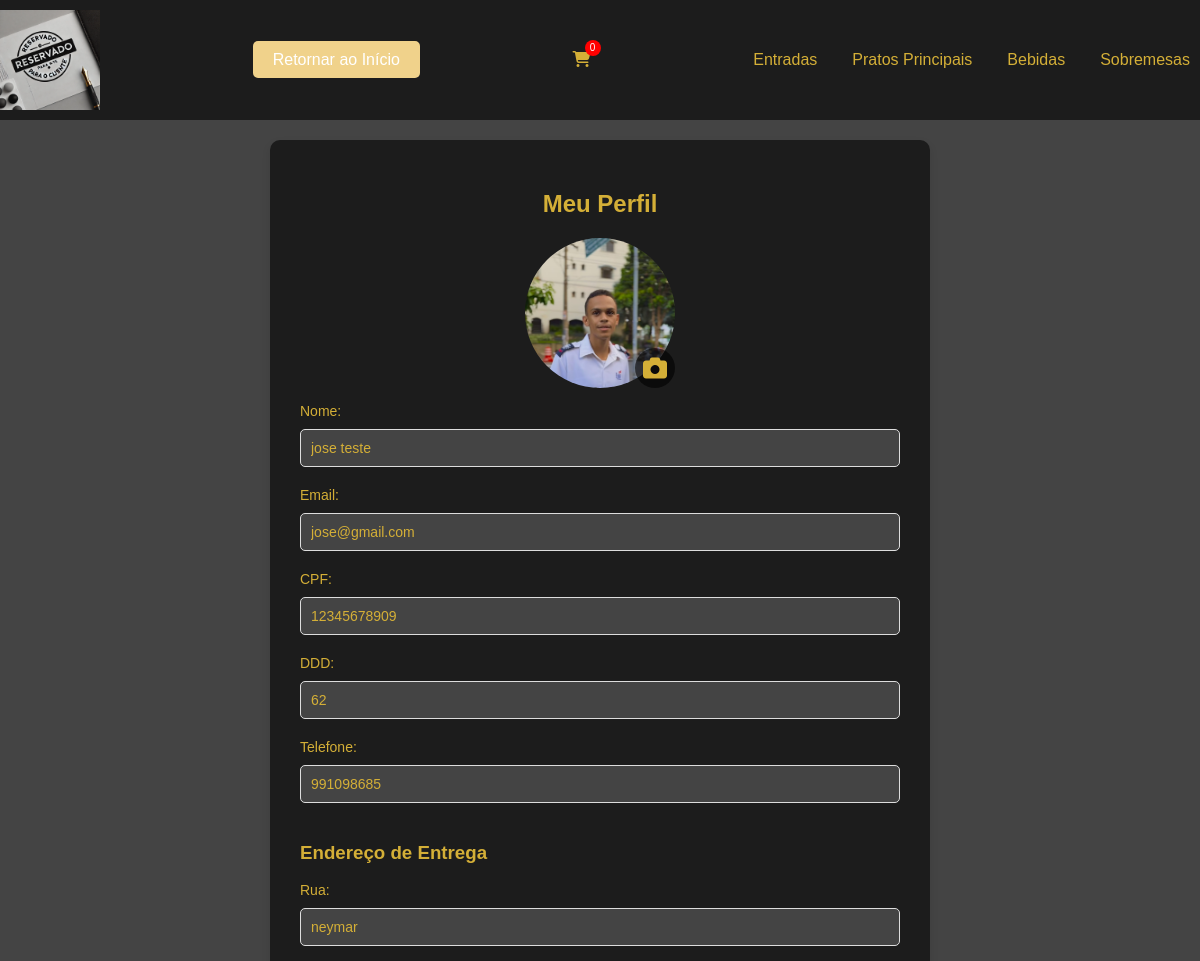
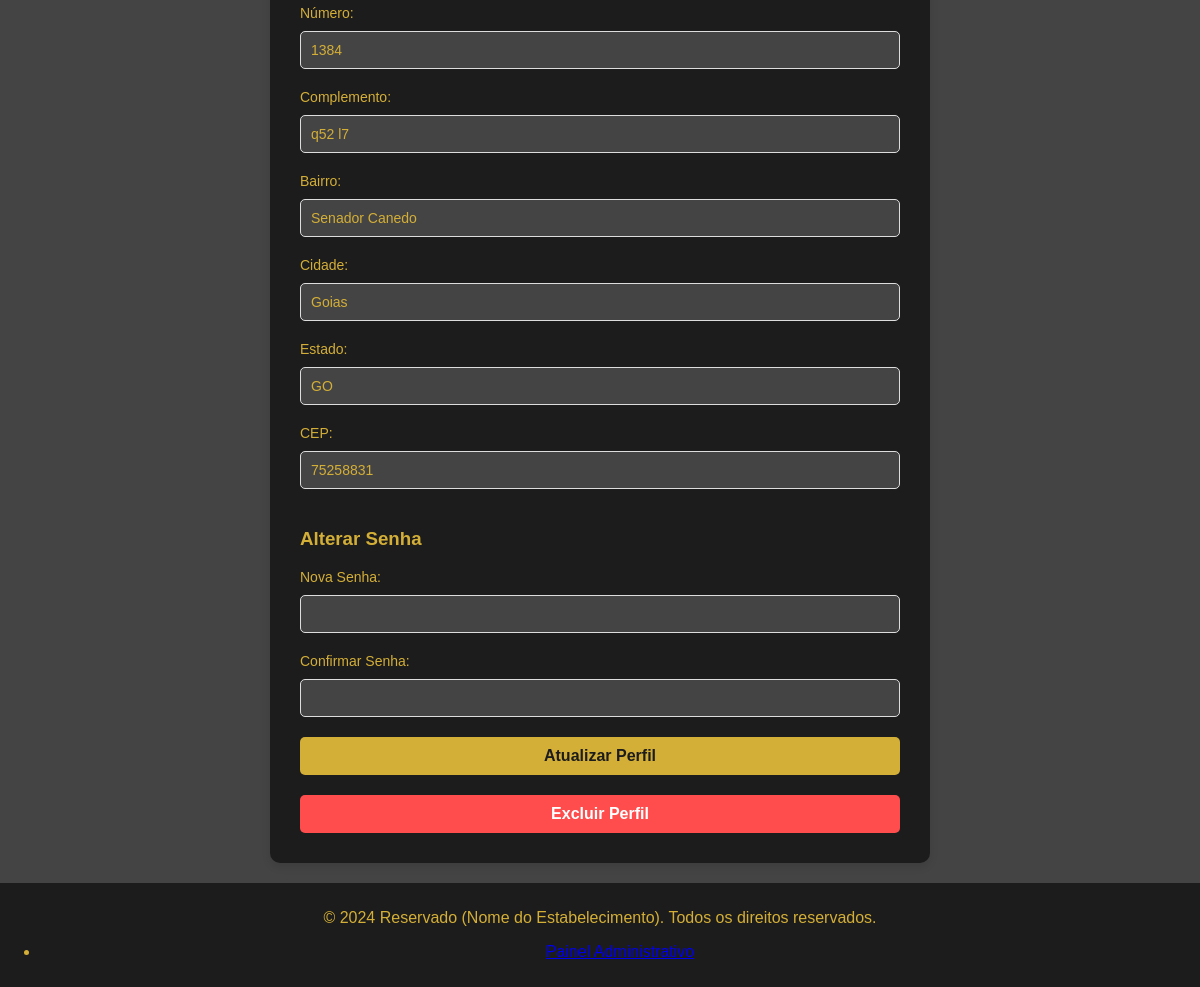
The app's page /perfil.php (signed in) with its own data (2 pictures, top to bottom).
### tables this page shows
CREATE TABLE `usuarios` (
  `id` int NOT NULL AUTO_INCREMENT,
  `nome` varchar(255) NOT NULL,
  `email` varchar(191) NOT NULL,
  `cpf` varchar(11) DEFAULT NULL,
  `senha` varchar(255) NOT NULL,
  `telefone` varchar(9) DEFAULT NULL,
  `dd` varchar(2) DEFAULT NULL,
  `endereco` text,
  `foto` varchar(255) DEFAULT NULL,
  `data_cadastro` timestamp NULL DEFAULT CURRENT_TIMESTAMP,
  PRIMARY KEY (`id`),
  UNIQUE KEY `email` (`email`)
);

CREATE TABLE `enderecos_entrega` (
  `id` int NOT NULL AUTO_INCREMENT,
  `rua` varchar(255) NOT NULL,
  `numero` varchar(10) NOT NULL,
  `complemento` varchar(100) DEFAULT NULL,
  `bairro` varchar(100) NOT NULL,
  `cidade` varchar(100) NOT NULL,
  `estado` varchar(2) NOT NULL,
  `pais` varchar(3) NOT NULL DEFAULT 'BRA',
  `cep` varchar(9) NOT NULL,
  `usuario_id` int NOT NULL,
  `data_criacao` timestamp NULL DEFAULT CURRENT_TIMESTAMP,
  PRIMARY KEY (`id`),
  KEY `usuario_id` (`usuario_id`)
);

### perfil.php (the view, shortened to what this page needs)
<?php
include('db/conexao.php');
$user_id = $_SESSION['user_id'];
$sql = "SELECT * FROM usuarios WHERE id = :id";
$stmt = $pdo->prepare($sql);
$stmt->bindParam(':id', $user_id, PDO::PARAM_INT);
$stmt->execute();
$user = $stmt->fetch(PDO::FETCH_ASSOC);
$sql_endereco = "SELECT * FROM enderecos_entrega WHERE usuario_id = :usuario_id";
$stmt_endereco = $pdo->prepare($sql_endereco);
$stmt_endereco->bindParam(':usuario_id', $user_id, PDO::PARAM_INT);
$stmt_endereco->execute();
$endereco = $stmt_endereco->fetch(PDO::FETCH_ASSOC);
$incluir_rodape = !isset($GLOBALS['incluir_rodape']) || $GLOBALS['incluir_rodape'];
include $_SERVER['DOCUMENT_ROOT'] . '/cardapio-dinamico/header.php';
?>
<!DOCTYPE html>
<html lang="pt-BR">
<head>
    <link rel="stylesheet" href="assets/css/style.css">
    <link rel="stylesheet" href="https://cdnjs.cloudflare.com/ajax/libs/font-awesome/6.5.1/css/all.min.css">
</head>
<body>
    <div class="perfil-container">
        <h2>Meu Perfil</h2>
        <form class="perfil-form" action="perfil.php" method="POST" enctype="multipart/form-data">
            <div class="foto-container">
                <label for="foto-upload" class="foto-label">
                    <img class="perfil-foto" src="uploads/clientes/<?= htmlspecialchars($user['foto']); ?>" alt="Foto de Perfil">
                    <i class="fa-solid fa-camera icon-camera"></i>
                </label>
            </div>
            <label>Nome:</label>
            <input type="text" name="nome" value="<?= htmlspecialchars($user['nome']); ?>" required>
            <label>Email:</label>
            <input type="email" name="email" value="<?= htmlspecialchars($user['email']); ?>" required>
            <label>CPF:</label>
            <input type="text" name="cpf" value="<?= htmlspecialchars($user['cpf']); ?>" required>
            <label>DDD:</label>
            <input type="text" name="dd" value="<?= htmlspecialchars($user['dd']); ?>" required>
            <label>Telefone:</label>
            <input type="text" name="telefone" value="<?= htmlspecialchars($user['telefone']); ?>">
            <h3>Endereço de Entrega</h3>
            <label>Rua:</label>
            <input type="text" name="rua" value="<?= htmlspecialchars($endereco['rua']); ?>" required>
            <label>Número:</label>
            <input type="text" name="numero" value="<?= htmlspecialchars($endereco['numero']); ?>" required>
            <label>Complemento:</label>
            <input type="text" name="complemento" value="<?= htmlspecialchars($endereco['complemento']); ?>">
            <label>Bairro:</label>
            <input type="text" name="bairro" value="<?= htmlspecialchars($endereco['bairro']); ?>" required>
            <label>Cidade:</label>
            <input type="text" name="cidade" value="<?= htmlspecialchars($endereco['cidade']); ?>" required>
            <label>Estado:</label>
            <input type="text" name="estado" value="<?= htmlspecialchars($endereco['estado']); ?>" maxlength="2" required>
            <label>CEP:</label>
            <input type="text" name="cep" value="<?= htmlspecialchars($endereco['cep']); ?>" required>
            <h3>Alterar Senha</h3>
            <label>Nova Senha:</label>
            <input type="password" name="senha">
            <label>Confirmar Senha:</label>
            <input type="password" name="confirmar_senha">
            <button type="submit" name="atualizar_perfil">Atualizar Perfil</button>
        </form>
        <form action="perfil.php" method="POST" onsubmit="return confirm('Tem certeza que deseja excluir seu perfil?');">
            <button type="submit" name="excluir_perfil" class="btn-excluir">Excluir Perfil</button>
        </form>
    </div>
    <?php if ($incluir_rodape): ?>
        <?php include $_SERVER['DOCUMENT_ROOT'] . '/cardapio-dinamico/footer.php'; ?>
    <?php endif; ?>
</body>
</html>

### assets/css/style.css (style rules this page uses)
html, body { height: 100%; margin: 0; }
body { display: flex; flex-direction: column; font-family: Arial, sans-serif; background-color: #444; color: #d4af37; margin: 0; padding: 0; }
.perfil-container { background-color: #1c1c1c; padding: 30px; border-radius: 10px; max-width: 600px; margin: 0 auto; box-shadow: 0 4px 8px rgba(0, 0, 0, 0.1); }
.perfil-container h2 { color: #d4af37; text-align: center; margin-bottom: 20px; font-size: 24px; }
.perfil-form label { color: #d4af37; display: block; margin-bottom: 10px; font-size: 14px; }
.perfil-form input[type="text"], .perfil-form input[type="email"], .perfil-form input[type="password"], .perfil-form input[type="file"] { width: 96.4%; padding: 10px; border: 1px solid #ddd; border-radius: 5px; margin-bottom: 20px; font-size: 14px; background-color: #444; color: #d4af37; }
.perfil-form button { background-color: #d4af37; color: #1c1c1c; padding: 10px 20px; border: none; border-radius: 5px; cursor: pointer; width: 100%; font-size: 16px; font-weight: bold; transition: background-color 0.3s ease; }
.perfil-foto { display: block; margin: 0 auto 15px auto; border-radius: 50%; width: 100px; height: 100px; object-fit: cover; }
.btn-excluir { background-color: #ff4d4d; color: white; padding: 10px 20px; border: none; border-radius: 5px; font-size: 16px; font-weight: bold; cursor: pointer; transition: background-color 0.3s ease; margin-top: 20px; display: block; width: 100%; text-align: center; }
.foto-container { position: relative; width: 150px; height: 150px; margin: 0 auto 15px; }
.foto-label { position: relative; display: block; width: 100%; height: 100%; cursor: pointer; }
.perfil-foto { display: block; width: 100%; height: 100%; object-fit: cover; border-radius: 50%; }
.icon-camera { position: absolute; bottom: 0; right: 0; font-size: 24px; color: #d4af37; background-color: rgba(0, 0, 0, 0.6); padding: 8px; border-radius: 50%; display: flex; align-items: center; justify-content: center; cursor: pointer; transition: background-color 0.3s, transform 0.2s; }

### records on screen
usuarios: foto (picture), nome "jose teste", email "jose@gmail.com", cpf "12345678909", dd "62", telefone "991098685"
enderecos_entrega: rua "neymar", numero "1384", complemento "q52 l7", bairro "Senador Canedo", cidade "Goias", estado "GO", cep "75258831"

### other values on screen
$section['title'] "Entradas"
$section['title'] "Pratos Principais"
$section['title'] "Bebidas"
$section['title'] "Sobremesas"
$site_name "Reservado (Nome do Estabelecimento)"
